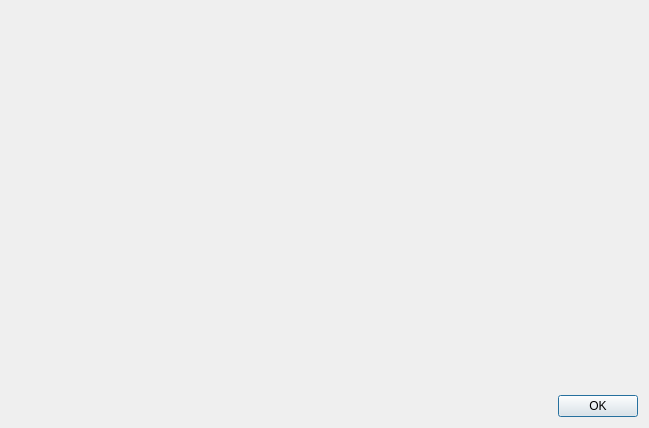
<?xml version="1.0" encoding="UTF-8"?>
<ui version="4.0">
 <class>DialogAbout</class>
 <widget class="QDialog" name="DialogAbout">
  <property name="windowModality">
   <enum>Qt::ApplicationModal</enum>
  </property>
  <property name="geometry">
   <rect>
    <x>0</x>
    <y>0</y>
    <width>649</width>
    <height>428</height>
   </rect>
  </property>
  <property name="windowTitle">
   <string>About</string>
  </property>
  <property name="modal">
   <bool>true</bool>
  </property>
  <layout class="QVBoxLayout" name="verticalLayout">
   <item>
    <widget class="XAboutWidget" name="widgetAbout" native="true">
     <property name="sizePolicy">
      <sizepolicy hsizetype="Preferred" vsizetype="Expanding">
       <horstretch>0</horstretch>
       <verstretch>0</verstretch>
      </sizepolicy>
     </property>
    </widget>
   </item>
   <item>
    <layout class="QHBoxLayout" name="horizontalLayout">
     <item>
      <spacer name="horizontalSpacer">
       <property name="orientation">
        <enum>Qt::Horizontal</enum>
       </property>
       <property name="sizeHint" stdset="0">
        <size>
         <width>40</width>
         <height>20</height>
        </size>
       </property>
      </spacer>
     </item>
     <item>
      <widget class="QPushButton" name="pushButtonOK">
       <property name="text">
        <string>OK</string>
       </property>
      </widget>
     </item>
    </layout>
   </item>
  </layout>
 </widget>
 <customwidgets>
  <customwidget>
   <class>XAboutWidget</class>
   <extends>QWidget</extends>
   <header>xaboutwidget.h</header>
   <container>1</container>
  </customwidget>
 </customwidgets>
 <resources/>
 <connections/>
</ui>
